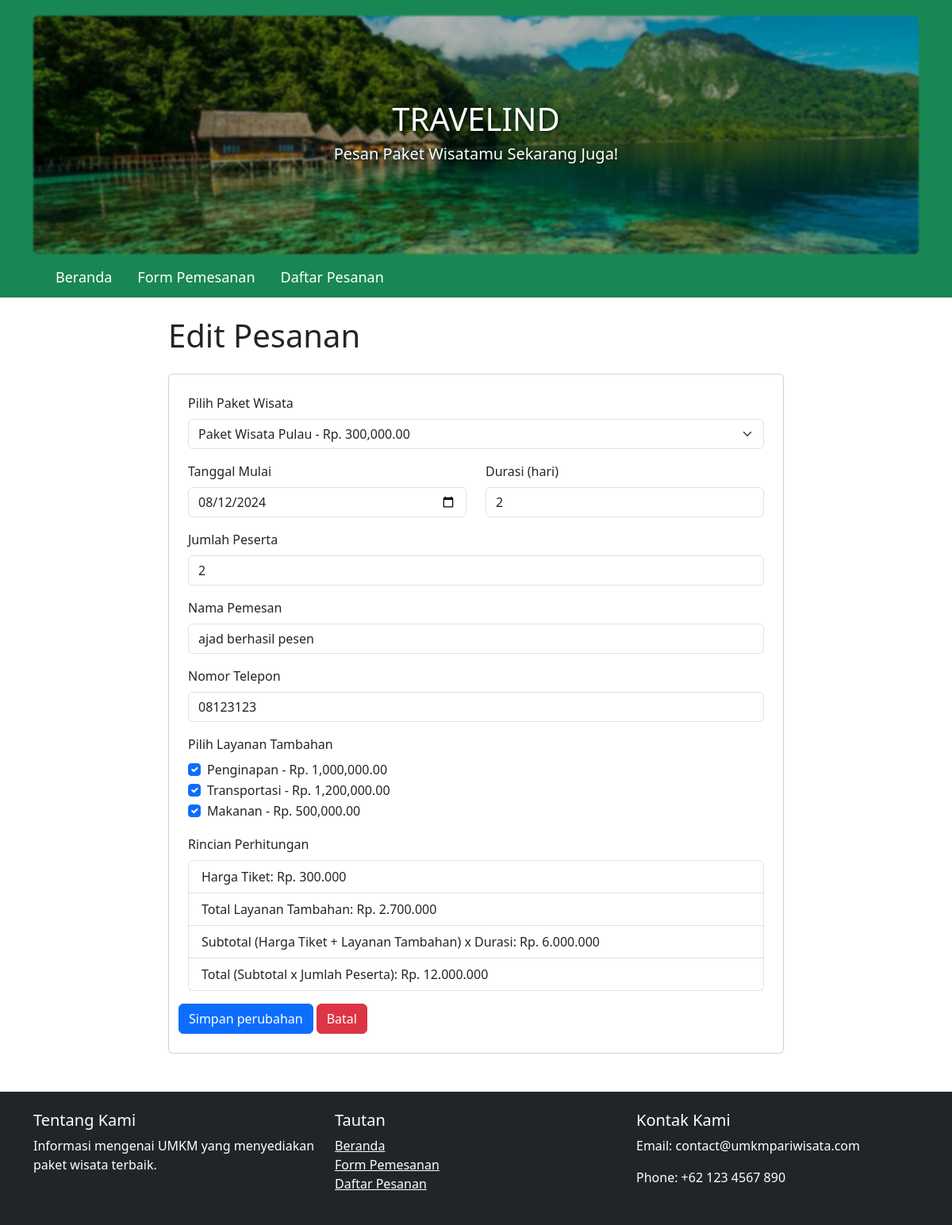
/edit_order.php?id=29, run on the app's committed database.
### tables this page shows
CREATE TABLE `pesanan` (
  `id` int(11) NOT NULL,
  `tanggal_mulai` date NOT NULL,
  `durasi` int(11) NOT NULL,
  `jumlah_peserta` int(11) NOT NULL,
  `subtotal` decimal(10,2) NOT NULL,
  `total` decimal(10,2) NOT NULL,
  `tanggal_pesanan` date NOT NULL,
  `paket_id` int(11) NOT NULL,
  `nama_pemesan` varchar(255) DEFAULT NULL,
  `no_telepon` varchar(15) DEFAULT NULL,
  `penginapan` tinyint(1) DEFAULT 0,
  `transportasi` tinyint(1) DEFAULT 0,
  `makanan` tinyint(1) DEFAULT 0
);

CREATE TABLE `paket_wisata` (
  `id` int(11) NOT NULL,
  `nama` varchar(255) NOT NULL,
  `deskripsi` text DEFAULT NULL,
  `harga` decimal(10,2) NOT NULL,
  `image_url` text NOT NULL
);

CREATE TABLE `layanan` (
  `id` int(11) NOT NULL,
  `nama` varchar(255) NOT NULL,
  `harga` decimal(10,2) NOT NULL
);

### edit_order.php (the view, shortened to what this page needs)
<?php
require 'db.php';
$order_id = isset($_GET['id']) ? (int)$_GET['id'] : 0;
$stmt = $pdo->prepare('SELECT * FROM pesanan WHERE id = ?');
$stmt->execute([$order_id]);
$order = $stmt->fetch();
$stmt = $pdo->query('SELECT * FROM layanan');
$services = $stmt->fetchAll();
$stmt = $pdo->query('SELECT * FROM paket_wisata');
$all_packages = $stmt->fetchAll();
$paket_id = $order['paket_id'];
?>
<?php include 'header.php'; ?>
<div class="container col-lg-8">
    <h1 class="mt-4">Edit Pesanan</h1>
    <form method="POST" class="mt-4 card p-4">
        <div class="mb-3">
            <label for="paket_id" class="form-label">Pilih Paket Wisata</label>
            <select class="form-select" id="paket_id" name="paket_id" required>
                <?php foreach ($all_packages as $pkg): ?>
                    <option value="<?= htmlspecialchars($pkg['id']) ?>" data-harga="<?= htmlspecialchars($pkg['harga']) ?>" <?= ($pkg['id'] == $paket_id) ? 'selected' : '' ?>>
                        <?= htmlspecialchars($pkg['nama']) ?> - Rp. <?= number_format($pkg['harga'], 2) ?>
                    </option>
                <?php endforeach; ?>
            </select>
        </div>
        <div class="row">
            <div class="col-md-6 mb-3">
                <label for="tanggal_mulai" class="form-label">Tanggal Mulai</label>
                <input type="date" class="form-control" id="tanggal_mulai" name="tanggal_mulai" value="<?= htmlspecialchars($order['tanggal_mulai']) ?>" required>
            </div>
            <div class="col-md-6 mb-3">
                <label for="durasi" class="form-label">Durasi (hari)</label>
                <input type="number" class="form-control" id="durasi" name="durasi" value="<?= htmlspecialchars($order['durasi']) ?>" required>
            </div>
        </div>
        <div class="mb-3">
            <label for="jumlah_peserta" class="form-label">Jumlah Peserta</label>
            <input type="number" class="form-control" id="jumlah_peserta" name="jumlah_peserta" value="<?= htmlspecialchars($order['jumlah_peserta']) ?>" required>
        </div>
        <div class="mb-3">
            <label for="nama_pemesan" class="form-label">Nama Pemesan</label>
            <input type="text" class="form-control" id="nama_pemesan" name="nama_pemesan" value="<?= htmlspecialchars($order['nama_pemesan']) ?>" required>
        </div>
        <div class="mb-3">
            <label for="no_telepon" class="form-label">Nomor Telepon</label>
            <input type="text" class="form-control" id="no_telepon" name="no_telepon" value="<?= htmlspecialchars($order['no_telepon']) ?>" required>
        </div>
        <div class="mb-3">
            <label for="layanan" class="form-label">Pilih Layanan Tambahan</label>
            <?php foreach ($services as $service): ?>
                <div class="form-check">
                    <input class="form-check-input" type="checkbox" name="<?= htmlspecialchars(strtolower($service['nama'])) ?>" value="<?= htmlspecialchars($service['harga']) ?>" id="<?= htmlspecialchars($service['nama']) ?>"
                    <?= $order[strtolower($service['nama'])] ? 'checked' : '' ?>>
                    <label class="form-check-label" for="<?= htmlspecialchars($service['nama']) ?>">
                        <?= htmlspecialchars($service['nama']) ?> - Rp. <?= number_format($service['harga'], 2) ?>
                    </label>
                </div>
            <?php endforeach; ?>
        </div>
        <div class="mb-3">
            <label for="rincian_perhitungan" class="form-label">Rincian Perhitungan</label>
            <ul id="rincian_perhitungan" class="list-group">
                <li class="list-group-item">Harga Tiket: <span id="rincian_harga_tiket">Rp. 0</span></li>
                <li class="list-group-item">Total Layanan Tambahan: <span id="rincian_layanan">Rp. 0</span></li>
                <li class="list-group-item">Subtotal (Harga Tiket + Layanan Tambahan) x Durasi: <span id="rincian_subtotal">Rp. 0</span></li>
                <li class="list-group-item">Total (Subtotal x Jumlah Peserta): <span id="rincian_total">Rp. 0</span></li>
            </ul>
        </div>
        <div class="row d-flex justify-content-start gap-1">
            <div class="col-auto p-0">
                <button type="submit" class="btn btn-primary">Simpan perubahan</button>
            </div>
            <div class="col-auto p-0">
                <button type="button" class="btn btn-danger" onclick="window.location.href='orders.php'">Batal</button>
            </div>
        </div>
    </form>
</div>
<?php include 'footer.php'; ?>
</body>
</html>

### data on the page
pesanan: paket_id "Paket Wisata Pulau - Rp. 300,000.00", tanggal_mulai "08/12/2024", durasi "2", jumlah_peserta "2", nama_pemesan "ajad berhasil pesen", no_telepon "08123123", penginapan "☑", transportasi "☑", makanan "☑"
layanan: nama "Penginapan", harga "1,000,000.00"
layanan: nama "Transportasi", harga "1,200,000.00"
layanan: nama "Makanan", harga "500,000.00"
